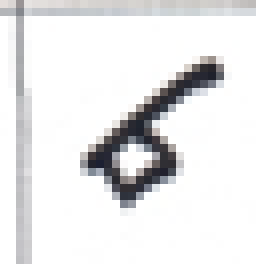
#> input picture data/raw/6/six_1001.png, 32 x 33 px, found by its file name (shown 8 times larger); its folder holds only this picture in this run
$ python process_images.py
#> lines starting #> are read from the running program, lines starting #| are printed output that depends on the picture; after the words box and inside, x2 and y2 are one past the last pixel; in counts of white or black regions, pixels touching at a corner belong together
### src/preprocessing.py
import os
import cv2
import numpy as np
from PIL import Image, ImageOps
from skimage import morphology
import pandas as pd
import matplotlib.pyplot as plt

class ImagePreprocessor:
    """
    Handles complete preprocessing pipeline for handwritten digit images.
    Converts raw images into 16×16 binary, inverted, flattened vectors.
    """

    def __init__(self, raw_dir: str, processed_dir: str):
        """
        Initialize preprocessor paths.

        Args:
            raw_dir: Path to folder containing raw digit subfolders (0–9)
            processed_dir: Path where processed images will be saved
        """
        self.raw_dir = raw_dir
        self.processed_dir = processed_dir
        os.makedirs(self.processed_dir, exist_ok=True)

    def _binarize(self, gray_img: np.ndarray) -> np.ndarray:
        """Convert grayscale image to binary using mean threshold."""
        threshold = gray_img.mean()
#> threshold = 231.1
        binary = np.where(gray_img > threshold, 1.0, 0.0)
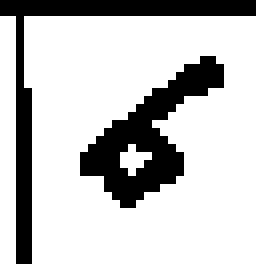
#> binary: shape (33, 32) float64 (shown 8 times larger); values 0 (black) and 1 (white), 77% white; 2 black regions, box (x1, y1, x2, y2) and area: (10, 7, 28, 26) 126, (0, 0, 32, 33) 117
        return binary

    def _denoise(self, binary_img: np.ndarray) -> np.ndarray:
        """Apply small morphological opening to remove noise."""
        return morphology.opening(binary_img, morphology.square(2))
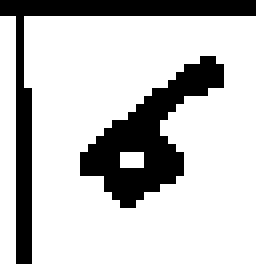
#> returned value: shape (33, 32) float64 (shown 8 times larger); values 0 (black) and 1 (white), 76.6% white; 2 black regions, box (x1, y1, x2, y2) and area: (10, 7, 28, 26) 130, (0, 0, 32, 33) 117

    def _deskew(self, binary_img: np.ndarray) -> np.ndarray:
        """Attempt tilt correction using image moments."""
        coords = np.column_stack(np.where(binary_img > 0))
#> coords = 809 pairs, first value 2 to 32, second value 0 to 31
        if len(coords) == 0:
            return binary_img
        angle = cv2.minAreaRect(coords.astype(np.float32))[2]
#> angle = -90
        if angle < -45:
            angle = -(90 + angle)
#> angle = 0
        else:
            angle = -angle
        (h, w) = binary_img.shape
#> h = 33; w = 32
        center = (w // 2, h // 2)
#> center = (16, 16)
        M = cv2.getRotationMatrix2D(center, angle, 1.0)
#> M = [[1, 0, 0], [0, 1, 0]]
        rotated = cv2.warpAffine(binary_img, M, (w, h), flags=cv2.INTER_LINEAR)
        return rotated

    def _crop_to_bbox(self, binary_img: np.ndarray) -> np.ndarray:
        """Extract bounding box around the digit region."""
        rows = np.any(binary_img, axis=1)
        cols = np.any(binary_img, axis=0)
        if not rows.any() or not cols.any():
            return np.zeros((16, 16))
        rmin, rmax = np.where(rows)[0][[0, -1]]
#> rmin = 2; rmax = 32
        cmin, cmax = np.where(cols)[0][[0, -1]]
#> cmin = 0; cmax = 31
        cropped = binary_img[rmin : rmax + 1, cmin : cmax + 1]
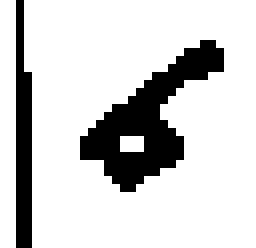
#> cropped: shape (31, 32) float64 (shown 8 times larger); values 0 (black) and 1 (white), 81.6% white; 2 black regions, box (x1, y1, x2, y2) and area: (10, 5, 28, 24) 130, (2, 0, 4, 31) 53
        return cropped

    def _resize_and_invert(self, cropped_img: np.ndarray) -> np.ndarray:
        """Resize to 16×16 and invert colors (digit = white)."""
        img_pil = Image.fromarray((cropped_img * 255).astype(np.uint8))
        resized = img_pil.resize((16, 16), Image.BILINEAR)
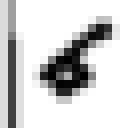
#> resized: PIL image 16x16 L (shown 8 times larger); min 0, max 255, mean 207.8
        inverted = ImageOps.invert(resized)
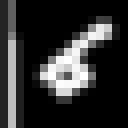
#> inverted: PIL image 16x16 L (shown 8 times larger); min 0, max 255, mean 47.2
        return np.array(inverted) / 255.0

    def _flatten(self, img_16x16: np.ndarray) -> np.ndarray:
        """Flatten 16×16 matrix to 1×256 vector."""
        return img_16x16.flatten()

    def process_single_image(self, img_path: str) -> np.ndarray:
        """Process one image file and return 256-length feature vector."""
        gray = np.array(Image.open(img_path).convert("L"))
        binary = self._binarize(gray)
        denoised = self._denoise(binary)
        deskewed = self._deskew(denoised)
        cropped = self._crop_to_bbox(deskewed)
        resized = self._resize_and_invert(cropped)
        return self._flatten(resized)

    def process_all(self) -> tuple:
        """
        Process all images in raw_dir and save normalized images.

        Returns:
            X: feature matrix (n_samples × 256)
            y: label vector
        """
        feature_vectors = []
        labels = []
        metadata = []

        for digit in sorted(os.listdir(self.raw_dir)):
            digit_path = os.path.join(self.raw_dir, digit)
            if not os.path.isdir(digit_path):
                continue

            save_dir = os.path.join(self.processed_dir, digit)
            os.makedirs(save_dir, exist_ok=True)

            for img_file in os.listdir(digit_path):
                if not img_file.lower().endswith((".png", ".jpg", ".jpeg")):
                    continue

                img_path = os.path.join(digit_path, img_file)
                vec = self.process_single_image(img_path)
#> vec = 256 values, max 1 at index 120, min 0 at index 2, mean 0.185
                feature_vectors.append(vec)
                labels.append(int(digit))

                # Save processed image
                processed_img = (vec.reshape(16, 16) * 255).astype(np.uint8)
                save_path = os.path.join(save_dir, f"processed_{img_file}")
                Image.fromarray(processed_img).save(save_path)

                metadata.append(
                    {
                        "digit": digit,
                        "original_file": img_file,
                        "processed_file": os.path.basename(save_path),
                    }
                )

        # Save metadata CSV
        df = pd.DataFrame(metadata)
        df.to_csv(
            os.path.join(self.processed_dir, "..", "dataset_info.csv"), index=False
        )

        return np.array(feature_vectors), np.array(labels)


class ImageManager:
    """
    Gère les 10 images de test prédéfinies
    """

    def __init__(self, test_images_dir="data/test"):
        self.test_images_dir = test_images_dir
        os.makedirs(test_images_dir, exist_ok=True)

    # [177 lines left out: functions load_test_images, test_and_visualize, _create_detailed_visualization, _save_results_txt, not called in this run]

### src/process_images.py
import os
from src.preprocessing import ImagePreprocessor

if __name__ == "__main__":

    PROJECT_DIR = os.path.dirname(os.path.abspath(__file__))
    RAW_DIR = os.path.join(PROJECT_DIR, "data", "raw")
    PROCESSED_DIR = os.path.join(PROJECT_DIR, "data", "processed")

    # Créer le préprocesseur
    pre = ImagePreprocessor(RAW_DIR, PROCESSED_DIR)

    # Traiter toutes les images
    print("Prétraitement de toutes les images en cours...")
    X, y = pre.process_all()
#> y = [6]
    print("Prétraitement terminé !")
    print("Matrice X (feature vectors) :", X.shape)
#| Matrice X (feature vectors) : (1, 256)
    print("Vecteur y (labels) :", y.shape)
#| Vecteur y (labels) : (1,)
